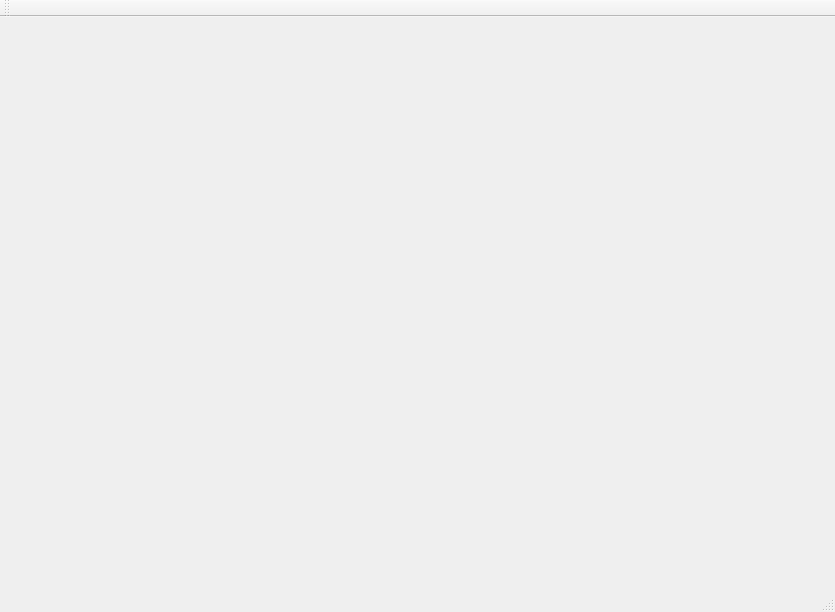
<?xml version="1.0" encoding="UTF-8"?>
<ui version="4.0">
 <class>EndGameClass</class>
 <widget class="QMainWindow" name="EndGameClass">
  <property name="geometry">
   <rect>
    <x>0</x>
    <y>0</y>
    <width>835</width>
    <height>612</height>
   </rect>
  </property>
  <property name="windowTitle">
   <string>EndGame</string>
  </property>
  <widget class="QWidget" name="centralWidget">
   <property name="styleSheet">
    <string notr="true">background-image: url(:/endgame/background_start.png);</string>
   </property>
   <widget class="QLabel" name="imageLabel">
    <property name="geometry">
     <rect>
      <x>220</x>
      <y>60</y>
      <width>415</width>
      <height>159</height>
     </rect>
    </property>
    <property name="text">
     <string/>
    </property>
   </widget>
   <widget class="QLabel" name="pointsLabel">
    <property name="geometry">
     <rect>
      <x>300</x>
      <y>280</y>
      <width>241</width>
      <height>91</height>
     </rect>
    </property>
    <property name="font">
     <font>
      <family>Yu Gothic UI Semibold</family>
      <pointsize>16</pointsize>
      <bold>true</bold>
     </font>
    </property>
    <property name="text">
     <string/>
    </property>
    <property name="alignment">
     <set>Qt::AlignCenter</set>
    </property>
   </widget>
  </widget>
  <widget class="QMenuBar" name="menuBar">
   <property name="geometry">
    <rect>
     <x>0</x>
     <y>0</y>
     <width>835</width>
     <height>21</height>
    </rect>
   </property>
  </widget>
  <widget class="QToolBar" name="mainToolBar">
   <attribute name="toolBarArea">
    <enum>TopToolBarArea</enum>
   </attribute>
   <attribute name="toolBarBreak">
    <bool>false</bool>
   </attribute>
  </widget>
  <widget class="QStatusBar" name="statusBar"/>
 </widget>
 <layoutdefault spacing="6" margin="11"/>
 <resources/>
 <connections/>
</ui>
